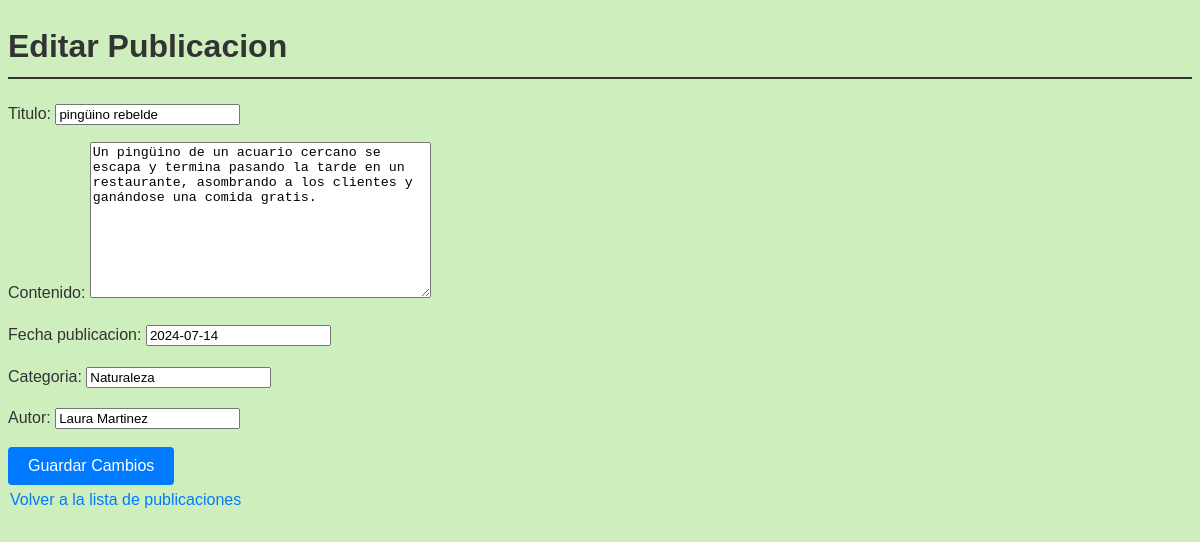
Before: /editar_publicacion/4 with the older database file.
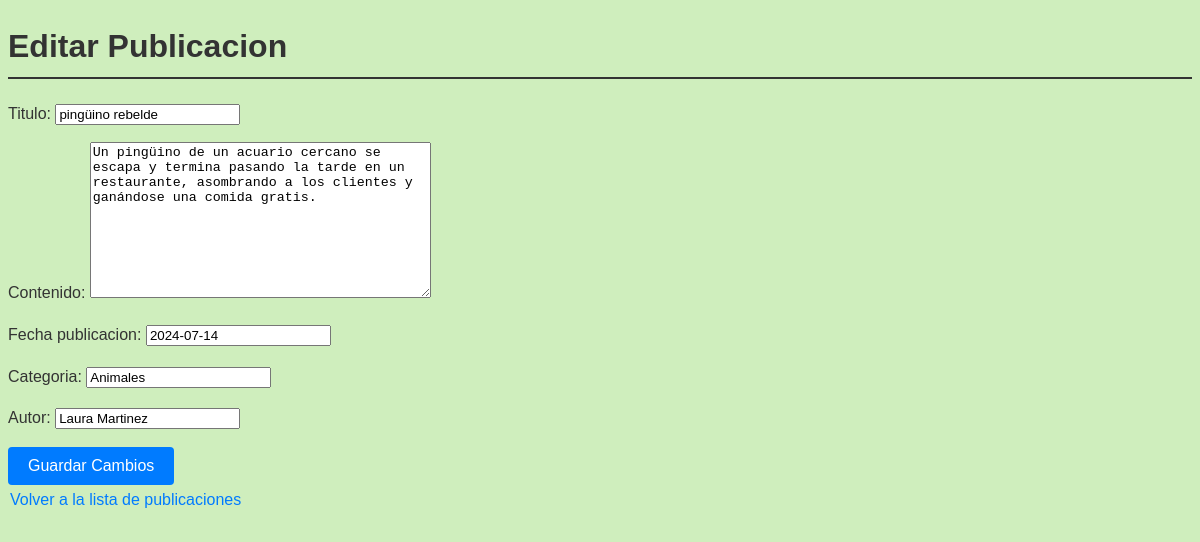
After: the same page with the newer database file.
### blog/models.py (models this page shows, shortened)
class Post(models.Model):
    titulo = models.CharField(max_length=150)
    contenido = models.TextField()
    fecha_publicacion = models.DateField()
    categoria = models.CharField(max_length=100)
    autor = models.CharField(max_length=50)

### blog/views.py (the view)
# urls.py: path('editar_publicacion/<int:post_id>', editar_publicacion, name='editar_publicacion'),
def editar_publicacion(request, post_id):
    post = get_object_or_404(Post, id=post_id)
    if request.method == 'POST':
        form = PostModelForm(request.POST, instance=post)
        if form.is_valid():
            form.save()
            return redirect('ver_lista_publicaciones')
    else:
        form = PostModelForm(instance=post)
    return render(request, 'editar_publicacion.html', {'form': form, 'post': post})

### blog/forms.py (shortened to what this page needs)
class PostModelForm(forms.ModelForm):
    class Meta:
        model = Post
        fields = ['titulo', 'contenido', 'fecha_publicacion', 'categoria', 'autor']

### blog/templates/editar_publicacion.html (shortened to what this page needs)
<!DOCTYPE html>
<head>
    {% load static %}
    <link rel="stylesheet" href="{% static 'css/styles.css' %}">
</head>
<body>
    <h1>Editar Publicacion</h1>
    <form method="POST">
        {{ form.as_p }}
        <button type="submit">Guardar Cambios</button>
    </form>
    <a href="{% url 'ver_lista_publicaciones' %}">Volver a la lista de publicaciones</a>
</body>
</html>

Changed rows visible on the page:
changed Post "pingüino rebelde": categoria "Naturaleza" → "Animales"
